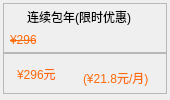
<?xml version="1.0" encoding="UTF-8"?>
<ui version="4.0">
 <class>BuyVipItem</class>
 <widget class="QWidget" name="BuyVipItem">
  <property name="geometry">
   <rect>
    <x>0</x>
    <y>0</y>
    <width>170</width>
    <height>100</height>
   </rect>
  </property>
  <property name="minimumSize">
   <size>
    <width>170</width>
    <height>100</height>
   </size>
  </property>
  <property name="windowTitle">
   <string>Form</string>
  </property>
  <layout class="QVBoxLayout" name="verticalLayout_4">
   <property name="spacing">
    <number>0</number>
   </property>
   <property name="leftMargin">
    <number>3</number>
   </property>
   <property name="topMargin">
    <number>3</number>
   </property>
   <property name="rightMargin">
    <number>3</number>
   </property>
   <property name="bottomMargin">
    <number>6</number>
   </property>
   <item>
    <layout class="QVBoxLayout" name="verticalLayout_3">
     <property name="spacing">
      <number>0</number>
     </property>
     <property name="leftMargin">
      <number>0</number>
     </property>
     <property name="topMargin">
      <number>0</number>
     </property>
     <property name="rightMargin">
      <number>0</number>
     </property>
     <property name="bottomMargin">
      <number>0</number>
     </property>
     <item>
      <widget class="QFrame" name="frame">
       <property name="minimumSize">
        <size>
         <width>0</width>
         <height>50</height>
        </size>
       </property>
       <property name="frameShape">
        <enum>QFrame::StyledPanel</enum>
       </property>
       <property name="frameShadow">
        <enum>QFrame::Raised</enum>
       </property>
       <layout class="QVBoxLayout" name="verticalLayout">
        <property name="spacing">
         <number>0</number>
        </property>
        <property name="leftMargin">
         <number>0</number>
        </property>
        <property name="topMargin">
         <number>0</number>
        </property>
        <property name="rightMargin">
         <number>0</number>
        </property>
        <property name="bottomMargin">
         <number>0</number>
        </property>
        <item>
         <widget class="QPushButton" name="pushButton_pricetype">
          <property name="minimumSize">
           <size>
            <width>150</width>
            <height>26</height>
           </size>
          </property>
          <property name="maximumSize">
           <size>
            <width>150</width>
            <height>26</height>
           </size>
          </property>
          <property name="styleSheet">
           <string notr="true">QPushButton
{
color: black;
border: none;
text-align: center;
font: 800 12pt &quot;Microsoft YaHei UI&quot;;
}</string>
          </property>
          <property name="text">
           <string>连续包年(限时优惠)</string>
          </property>
         </widget>
        </item>
        <item>
         <widget class="QLabel" name="label_origionprice">
          <property name="minimumSize">
           <size>
            <width>0</width>
            <height>20</height>
           </size>
          </property>
          <property name="maximumSize">
           <size>
            <width>16777215</width>
            <height>20</height>
           </size>
          </property>
          <property name="styleSheet">
           <string notr="true">QLabel
{
color: #ff6908;
padding-left: 3px;
text-decoration: line-through;
font: 400 10pt &quot;Microsoft YaHei UI&quot;;
}</string>
          </property>
          <property name="text">
           <string>¥296</string>
          </property>
         </widget>
        </item>
       </layout>
      </widget>
     </item>
     <item>
      <widget class="QFrame" name="frame_price">
       <property name="frameShape">
        <enum>QFrame::StyledPanel</enum>
       </property>
       <property name="frameShadow">
        <enum>QFrame::Raised</enum>
       </property>
       <layout class="QHBoxLayout" name="horizontalLayout">
        <property name="spacing">
         <number>0</number>
        </property>
        <property name="leftMargin">
         <number>0</number>
        </property>
        <property name="topMargin">
         <number>0</number>
        </property>
        <property name="rightMargin">
         <number>0</number>
        </property>
        <property name="bottomMargin">
         <number>0</number>
        </property>
        <item>
         <widget class="QLabel" name="label_nowprice">
          <property name="minimumSize">
           <size>
            <width>65</width>
            <height>0</height>
           </size>
          </property>
          <property name="maximumSize">
           <size>
            <width>65</width>
            <height>16777215</height>
           </size>
          </property>
          <property name="styleSheet">
           <string notr="true">QLabel
{
color: #ff6908;
padding-left: 3px;
font: 800 12pt &quot;Microsoft YaHei UI&quot;;
}</string>
          </property>
          <property name="text">
           <string>¥296元</string>
          </property>
         </widget>
        </item>
        <item>
         <layout class="QVBoxLayout" name="verticalLayout_2">
          <property name="spacing">
           <number>0</number>
          </property>
          <item>
           <spacer name="verticalSpacer">
            <property name="orientation">
             <enum>Qt::Vertical</enum>
            </property>
            <property name="sizeHint" stdset="0">
             <size>
              <width>20</width>
              <height>40</height>
             </size>
            </property>
           </spacer>
          </item>
          <item>
           <widget class="QLabel" name="label_averageprice">
            <property name="minimumSize">
             <size>
              <width>75</width>
              <height>30</height>
             </size>
            </property>
            <property name="maximumSize">
             <size>
              <width>75</width>
              <height>16777215</height>
             </size>
            </property>
            <property name="styleSheet">
             <string notr="true">QLabel
{
color: #ff6908;
font: 400 10pt &quot;Microsoft YaHei UI&quot;;
}</string>
            </property>
            <property name="text">
             <string>(¥21.8元/月)</string>
            </property>
           </widget>
          </item>
         </layout>
        </item>
       </layout>
      </widget>
     </item>
    </layout>
   </item>
  </layout>
 </widget>
 <resources/>
 <connections/>
</ui>
